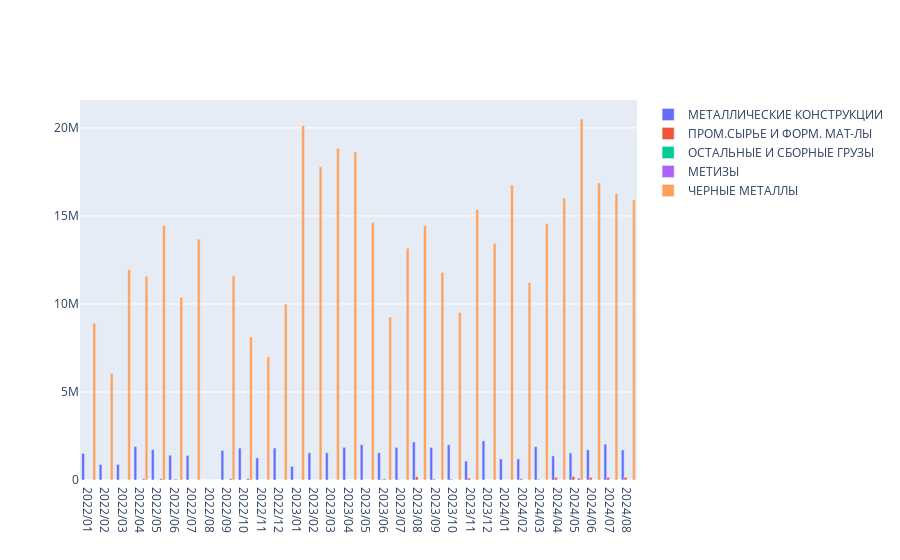

Source (notebook cell):
### Code cell
import plotly.graph_objects as go
animals=years

fig = go.Figure()
for i in range(len(types)):
    fig.add_trace(go.Bar(name=types[i], x=years, y=pipa[i]),)
fig.update_layout(barmode='group')
fig.show()
